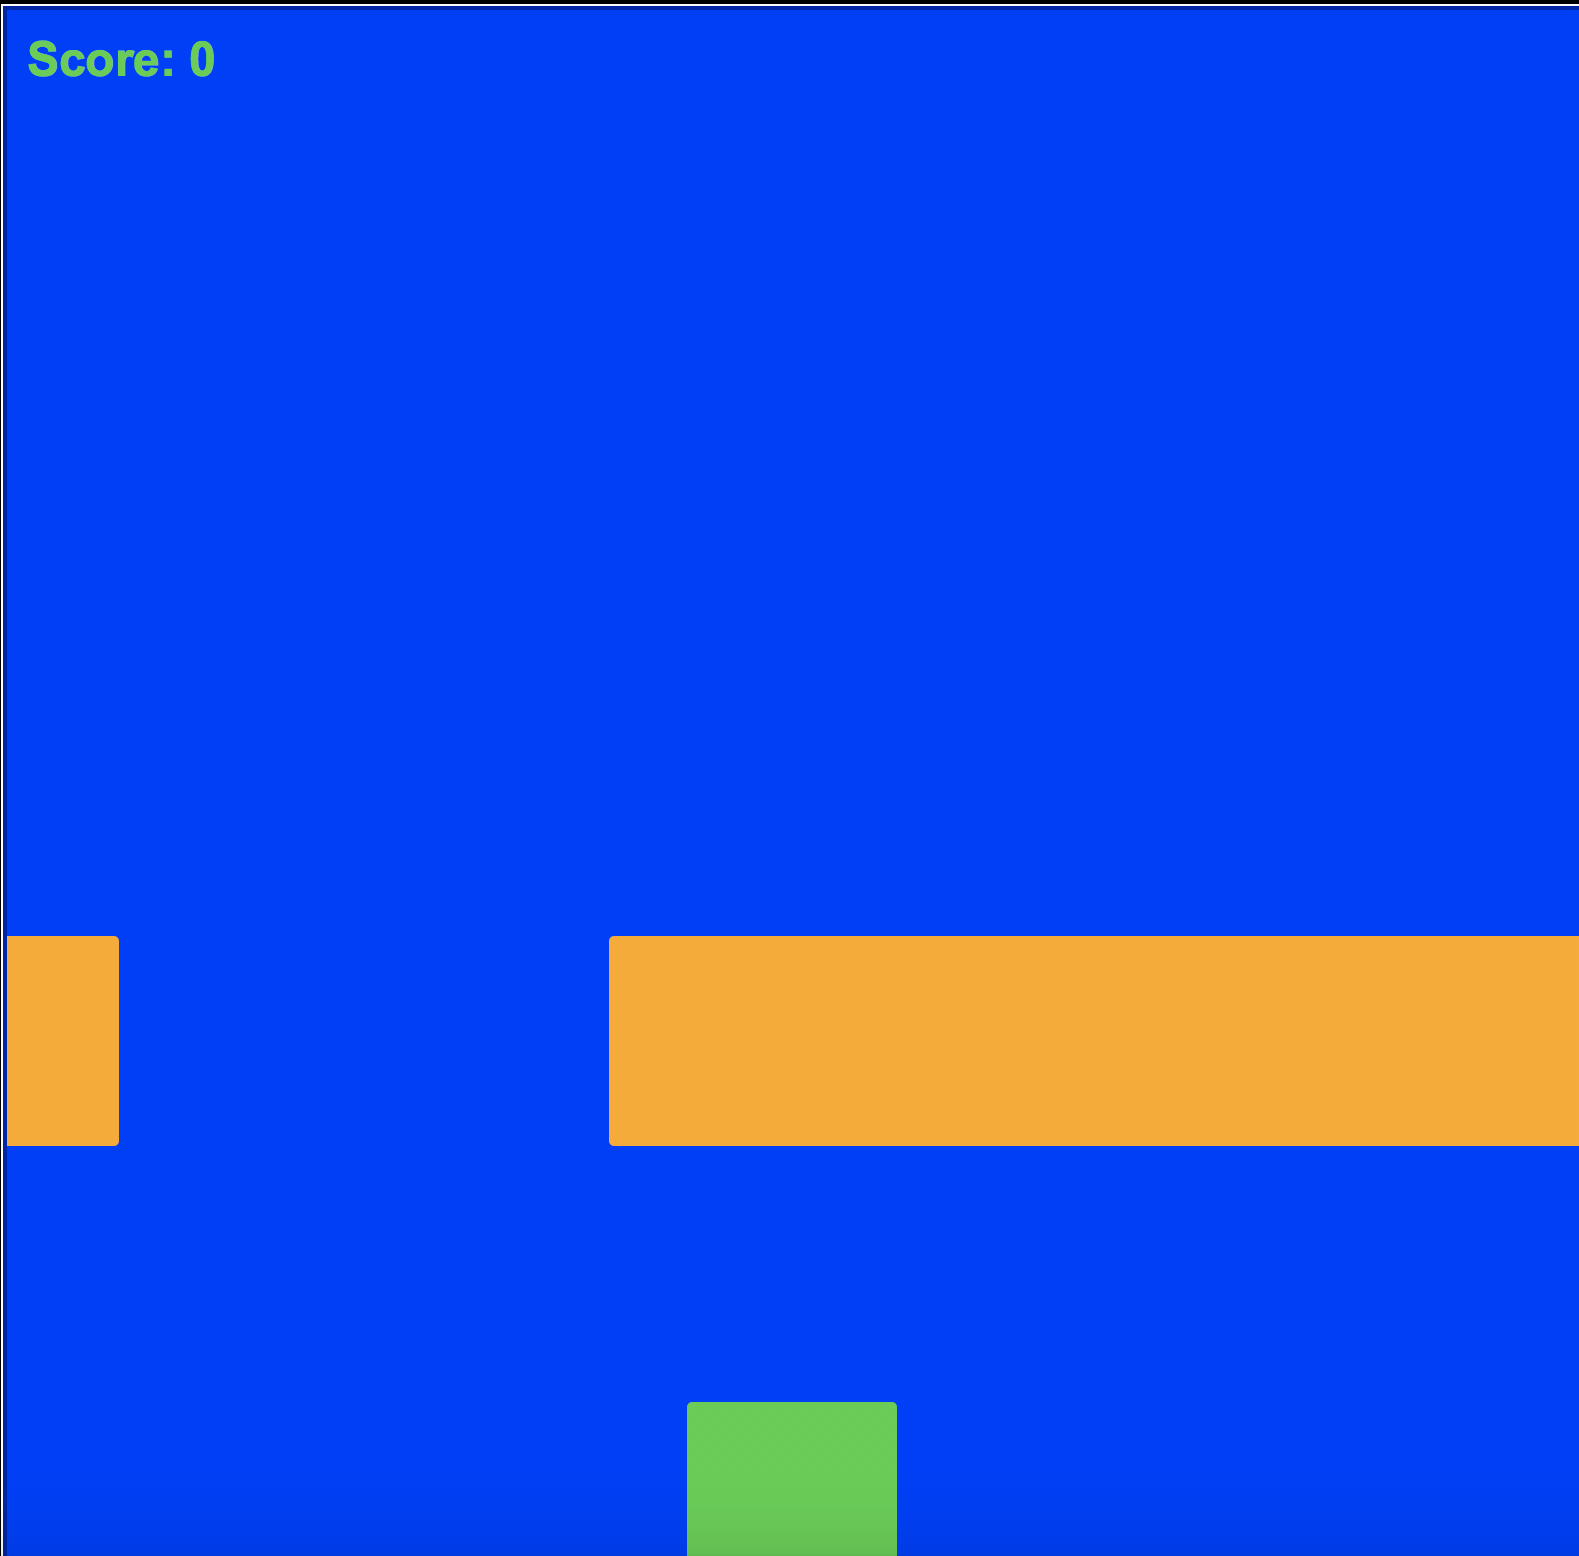

Generate this figure with Python:
# -*- coding: utf-8 -*-
"""
Created on Sat Jan 30 11:14:08 2016

@author: Kevin Carter
"""

import random
import turtle
#===================Set up the screen and Turtle=================
wn=turtle.Screen()
t = turtle.Turtle()
t.pensize(5)
Scr_WIDTH, Scr_HEIGHT = 800, 800
wn.setup(Scr_WIDTH,Scr_HEIGHT)
wn.tracer(0)


bg_color = "blue"

wn.bgcolor(bg_color)


#===================Set up Globals and initial conditions================
game_over = False
score = 0

v = 3
sq_size = (Scr_WIDTH / 8 )//2 * 2            #Set a square size proportional to the screen and round it off
sq_x, sq_y = 0 , -Scr_HEIGHT/2 + sq_size   #Set square position

hole_width = (sq_size * 5/2)//2 * 2  #Set a reasonable hole width for the square to pass through


#----------------Left Blocker---------------

Lb_w, Lb_h = random.randint(0,Scr_WIDTH - hole_width), sq_size  #Generate a random width for the left blocker
Lb_x, Lb_y = -Scr_WIDTH/2 , Scr_HEIGHT/2 + Lb_h  #designate the position of left blocker

#----------------Right Blocker--------------
Rb_x , Rb_y = Lb_x + Lb_w + hole_width,  Lb_y  #Get the position of the right blocker from the left blocker
Rb_w , Rb_h = Scr_WIDTH - Lb_w + hole_width , Lb_h      #Get the height and width of the right blocker from the left blocker
   





def draw_square(t, sq_x, sq_y, sq_size, color = "#33cc33" ):
  """Draws the player square"""
  t.color(color)
  t.begin_fill()
  t.up()
  t.goto(sq_x, sq_y)
  t.setheading(0)  #Face right
  t.down()
  for side in range(4):
    t.forward(sq_size)
    t.right(90)
  t.end_fill()
  
  
def draw_Leftblocker(t,Lb_x, Lb_y, Lb_w, Lb_h,color = "#ff9900"):
  """Draws the left blocker"""
  t.color(color)
  t.begin_fill()
  t.up()
  t.goto(Lb_x, Lb_y)
  t.setheading(0)  #Face right
  t.down()
  for side in range(2):
    t.forward(Lb_w)
    t.right(90)
    t.forward(Lb_h)
    t.right(90)
  t.end_fill()

def draw_Rightblocker(t,Rb_x, Rb_y, Rb_w, Rb_h,color = "#ff9900"):
  """Draws the Right blocker"""
  t.color(color)
  t.begin_fill()
  t.up()
  t.goto(Rb_x, Rb_y)
  t.setheading(0)  #Face right
  t.down()
  for side in range(2):
    t.forward(Rb_w)
    t.right(90)
    t.forward(Rb_h)
    t.right(90)
  t.end_fill()
  
def write_score():
    """Updates the score label"""
    t.up()
    t.goto(-Scr_WIDTH/2+60 , Scr_HEIGHT/2-40)
    t.down()
    score_label = "Score: " + str(score)
    t.write(score_label , align = "center", font = ("Arial", 24 ,"bold"))

  
def handle_left():
    """Pressing left changes the global velocity variable to a negative value
    """
    global v
    print('left pressed')
    v = -4

def handle_right():
    """Pressing right changes the global velocity variable to a positive value
    """
    global v
    print('right pressed')
    v = 4



#draw_square(t, sq_x, sq_y, sq_size, color = "#7777aa" )

def next_frame():
    t.clear()
    
    #-----Make the blockers fall-----
    global sq_x, Lb_y, Rb_y , v , Lb_w , Rb_x,Rb_w, game_over, score
    Lb_y -= 3
    Rb_y -= 3
    if sq_x <= -Scr_WIDTH / 2:  #bounce off left wall
      v = 4
      sq_x += v
    elif sq_x >= Scr_WIDTH / 2 - sq_size:   #bounce off right wall
      v = -4
      sq_x += v
    else:
      sq_x += v     #Make the square move according to current velocity
    
    #-----Check for collisions if collisions are possible in the current frame---
    if Lb_y - Lb_h <= -Scr_HEIGHT / 2 + sq_size :
      if sq_x <= Lb_x + Lb_w or sq_x + sq_size >= Rb_x:
        wn.bgcolor("red")
        score_label = "Score: " + str(score)
        t.up()
        t.goto(0,0)
        t.down()
        t.color("black")
        t.write('Game Over', align = "center", font = ("Arial", 48,"bold"))
        t.up()
        t.goto(0,-50)
        t.down()
        t.write(score_label, align = "center", font = ("Arial", 36,"bold"))
        game_over = True  #End the game if collision happens

        
      
    
    #Reset and create new blockers if the blockers fall below the screen
    if Lb_y <= -Scr_HEIGHT / 2:
      Lb_y = Scr_HEIGHT/2 + Lb_h
      Lb_w = random.randint(0,Scr_WIDTH - hole_width)
      
      Rb_x , Rb_y = Lb_x + Lb_w + hole_width,  Lb_y  
      Rb_w  = Scr_WIDTH - Lb_w + hole_width
      score += 1
    
    
    draw_Leftblocker(t,Lb_x, Lb_y, Lb_w, Lb_h,color = "#ff9900")
    draw_Rightblocker(t,Rb_x, Rb_y, Rb_w, Rb_h,color = "#ff9900")
    draw_square(t, sq_x, sq_y, sq_size, color = "#33cc33" )
    write_score()
    
    if not game_over:
      wn.ontimer(next_frame, 3)
      wn.update()
    
      





wn.onkeypress(handle_left, 'Left')
wn.onkeypress(handle_right, 'Right')
t.hideturtle()


next_frame()
wn.listen()

wn.mainloop()
